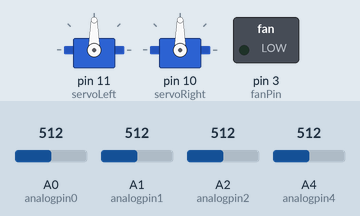
Bench run of a sketch on a simulated Arduino Uno, built with avr-gcc and run on an emulated ATmega328P. Parts: 2 × servo, switched loads named in the sketch (green lamp = pin HIGH). The inputs (shaded band) are chosen by the test bench; at power-on: A0 (analogpin0) = 512, A1 (analogpin1) = 512, A2 (analogpin2) = 512, A4 (analogpin4) = 512. What the sketch prints to the serial monitor is not drawn.

Above: at 2.8 s.
2.9 s: A0 (analogpin0) set to 716
At 5.4 s:
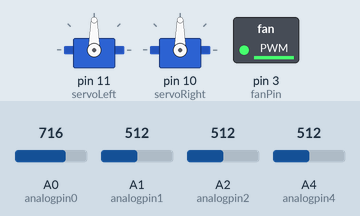
6.5 s: A0 (analogpin0) set to 73
10.7 s: A0 (analogpin0) set to 63
13.7 s: A1 (analogpin1) set to 473
At 16.1 s:
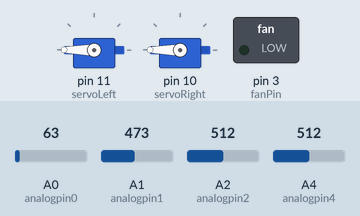
16.2 s: A1 (analogpin1) set to 457
Timing chart, 0 to 19.2 s (numbered marks = the images above; inputs shaded):
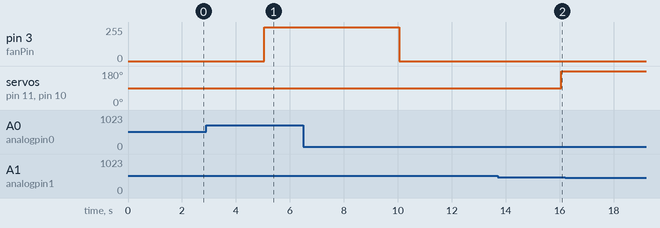

Measured:
- after the input at 2.9 s, pin 3 (fanPin): 0/255 → 254/255 after 2.2 s
- after the input at 10.7 s, every drawn part: stays the same
- after the input at 13.7 s, servo on pin 11 (servoLeft), servo on pin 10 (servoRight): 90° → 180° after 2.4 s instead of 1.4 s
- after the input at 16.2 s, every drawn part: stays the same

The sketch:

full_project_code.ino
```cpp
#include <Servo.h>
#include <PID_v1.h>

Servo servoLeft; // Left Servo Connected to digital pin 11
Servo servoRight; // Left Servo Connected to digital pin 10
int analogpin0 = 0;
int analogpin1 = 1;
int analogpin2 = 2;
int analogpin4 = 4;
float val = 0;
float voltage = 0;
float temp0;
float temp1;
float temp2;
float temp4;
unsigned long interval = 5000;
unsigned long interval1 = 600000;
unsigned long interval3 = 1000;
unsigned long previousMillis = 0;
unsigned long previousMillis1 = 0;


//PID Stuff
double val1, Setpoint, Input, Output;
int fanPin = 3;
int tempPin = 1;
PID myPID(&Input, &Output, &Setpoint,5,1,1, DIRECT);

void setup()
{
  //Servo Setup
  servoLeft.attach(11); //small smotor to digi pin11
  servoRight.attach(10); //small smotor to digi pin10

  //Starting PID Setup
  Setpoint = 365;
  myPID.SetMode(AUTOMATIC);
  myPID.SetOutputLimits(0, 254);//0 and 254 are the limits of the signal to the fan motor
  myPID.SetSampleTime(1000);
    Serial.begin(9600);
    Serial.println("Time, Set Point, Temp, Fan Speed");
}

void loop()
{

  if ((unsigned long)(millis() - previousMillis1) >= interval3) {
  previousMillis1 = millis();
        val = analogRead(analogpin0); // Top Left Thermocouple
            voltage = val * (5.0 / 1023.0);
                temp0 = ((voltage - 1.25)/0.005); //Stores temp from analog pin 0

  Serial.print("Temp pin-0 =");
  Serial.println(temp0);

        val = analogRead(analogpin1); // Top Right Thermocouple
            voltage = val * (5.0 / 1023.0);
                temp1 = ((voltage - 1.25)/0.005); //Stores temp from analog pin 1

  Serial.print("Temp pin-1 =");
  Serial.println(temp1);

        val = analogRead(analogpin2); // Bottom Left Thermocouple
            voltage = val * (5.0 / 1023.0);
                temp2 = ((voltage - 1.25)/0.005); //Stores temp from analog pin 2

  Serial.print("Temp pin-2 =");
  Serial.println(temp2);

        val = analogRead(analogpin4); //Coal Box Thermocouple (Omega)
          voltage = val * (5.0 / 1023.0);
              temp4 = ((voltage - 1.25)/0.005); //Stores temp from analog pin 4

  Serial.print("Temp pin-4 =");
  Serial.println(temp4);

  int average = ((temp0+temp1+temp2)/3);

  Serial.print("average =");
  Serial.print(average);

     if ((unsigned long)(millis() - previousMillis) >= interval) {
  previousMillis = millis();

  //PID stuff

  Serial.print(millis());Serial.print(", ");
  Serial.print(Setpoint);Serial.print(", ");
  val1 = analogRead(tempPin);
  Serial.print(val1);Serial.print(", ");
  Input = average;
  myPID.Compute();
  int invOutput = map(Output, 0, 254, 254, 0);
  Serial.println(Output);
  analogWrite(fanPin, invOutput);

  //Side Vent stuff
         if ( average >= 110)

            {servoLeft.write(90);
            servoRight.write(90);
            }
         else if ( average <= 105)
           { servoLeft.write(180);
             servoRight.write(180);
           }
         else { Serial.print("Perfect Temperature");
       }

  }
}
}
```
